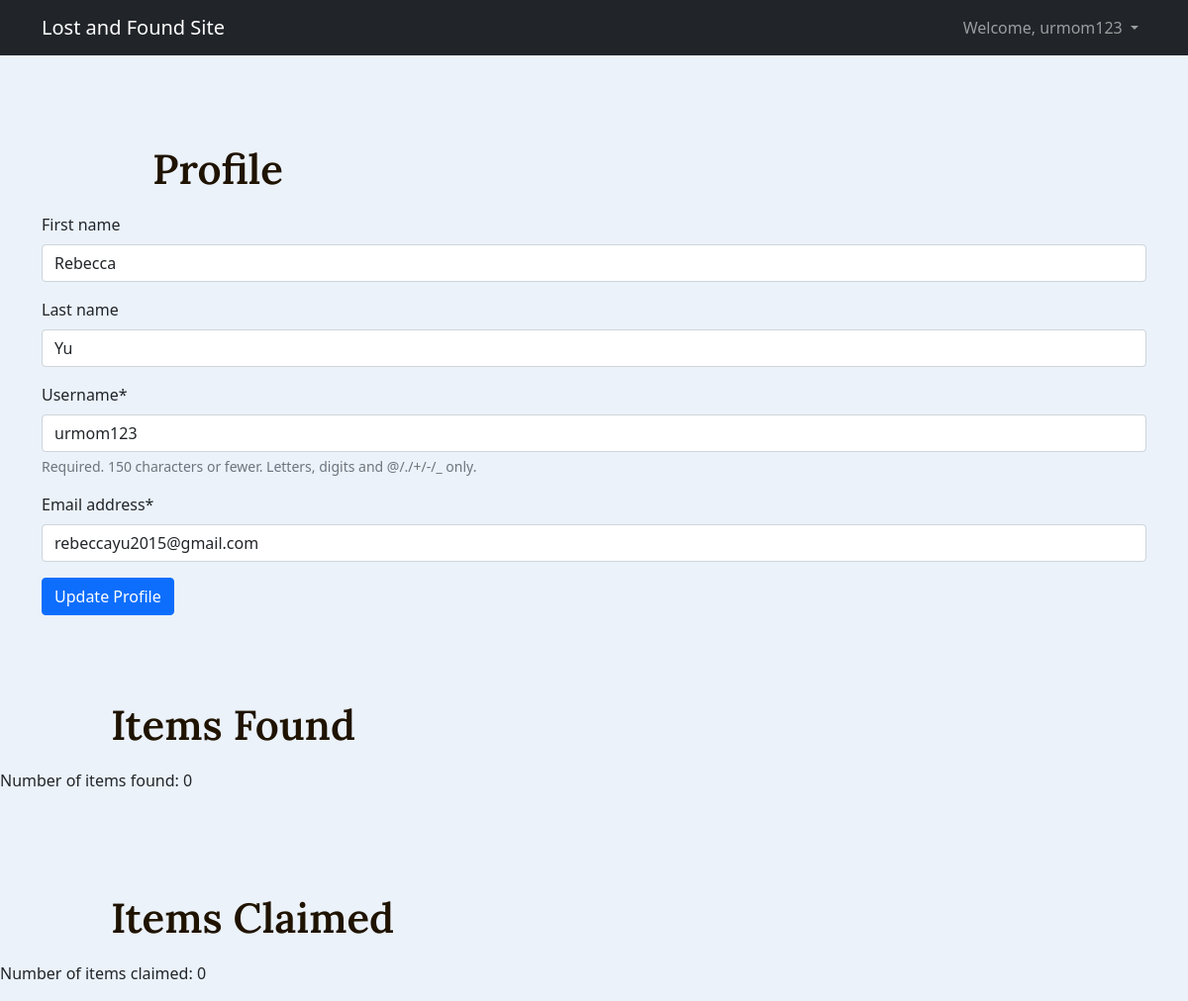
Page /profile/ (signed in) on the earlier database version.
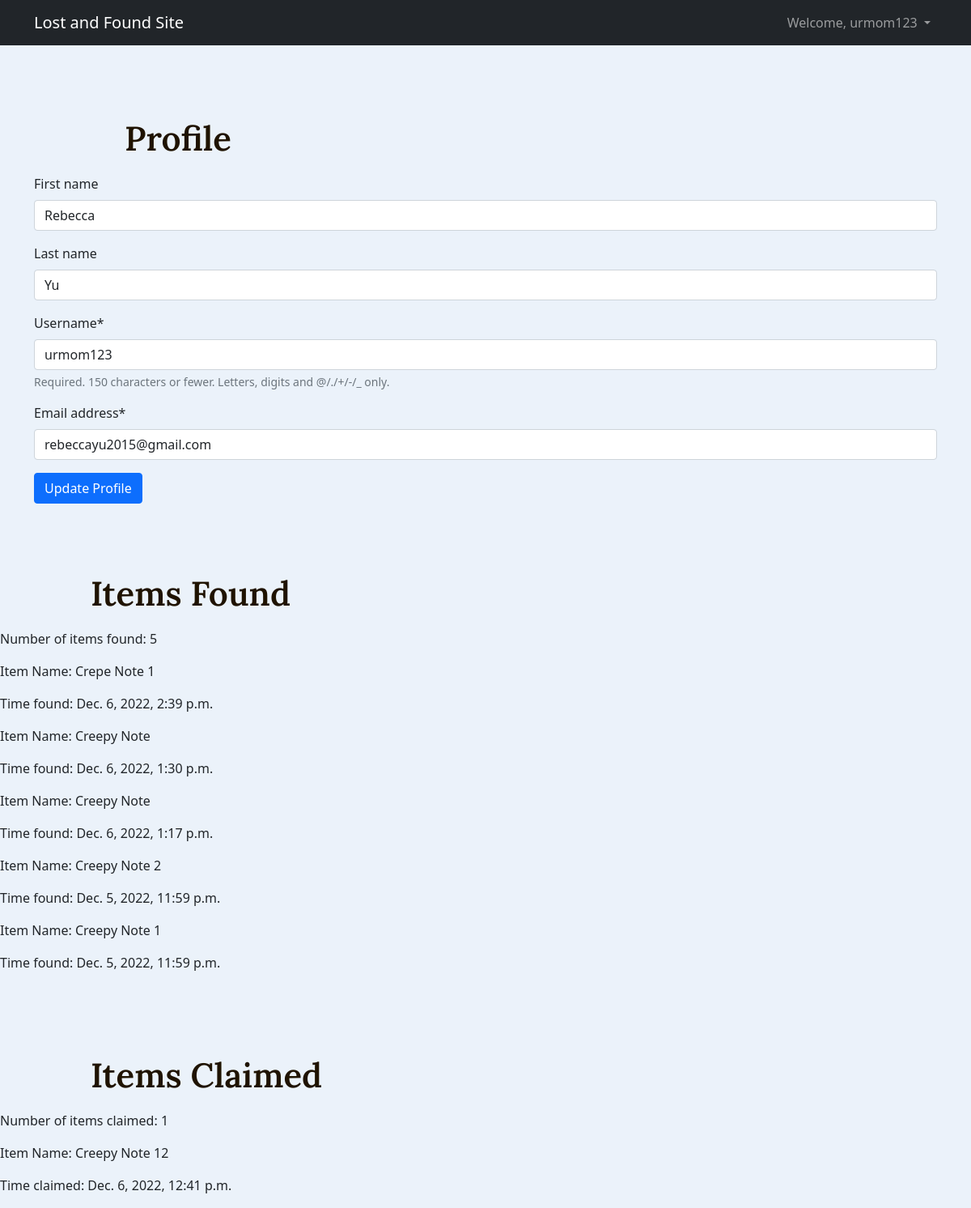
Same page on the later database version.
### main/models.py (models this page shows)
class Item(models.Model):
    item_id = models.AutoField(primary_key=True)
    item_name = models.CharField(max_length=100)
    curr_user = models.ForeignKey(User, on_delete=models.CASCADE, related_name='curr')
    time_found = models.DateTimeField(auto_now_add=True)
    where_found = models.CharField(max_length=100)
    where_left = models.CharField(max_length=100)
    description = models.TextField(max_length=1000)
    image = models.ImageField(upload_to='items/')
    claim_user = models.ForeignKey(User, on_delete=models.CASCADE, related_name='claim', null=True, blank=True)
    time_claimed = models.DateTimeField(null=True, blank=True)
    status = models.CharField(max_length=50)

### users/views.py (the view)
# urls.py: path('profile/', views.profile, name='profile')
@login_required(login_url='/login/')
def profile(request):
    if request.method == 'POST':
        form = UserUpdateForm(request.POST, instance=request.user)
        if form.is_valid():
            form.save()
            messages.success(request, "Profile updated successfully.")
            return redirect('profile')
    else:
        form = UserUpdateForm(instance=request.user)
    items_found = Item.objects.filter(curr_user=request.user)
    items_claimed = Item.objects.filter(status="Claimed").filter(claim_user=request.user) | Item.objects.filter(status="Verified").filter(claim_user=request.user)
    context = {
        'form': form,
        'items_found': items_found,
        'items_claimed': items_claimed
    }
    return render(request, 'registration/profile.html', context)

### users/forms.py
class UserUpdateForm(UserChangeForm):
    class Meta:
        model = User
        fields = ['first_name', 'last_name', 'username', 'email', 'password']
    def __init__(self, *args, **kwargs):
        super(UserChangeForm, self).__init__(*args, **kwargs)
        self.fields['password'].help_text = 'Raw passwords are not stored, so you cannot update your password here.'
        self.fields['email'].required = True
        self.fields['password'].required = True

### users/templates/registration/profile.html (shortened to what this page needs)
{% extends "base.html" %}
{% load static %}
{% load widget_tweaks %}
{% load crispy_forms_tags %}
{% block content %}
<div class="container">
  <h1 id="page-title">Profile</h1>
  <form class="needs-validation" name="login" action="" method="POST" enctype="multipart/form-data" novalidate>
    {{ form|crispy }}
    <button class="btn btn-primary" type="submit">Update Profile</button>
  </form>
</div>
<h2 id="page-title">
    Items Found
</h2>
<p>Number of items found: {{ items_found | length }}</p>
{% for item in items_found reversed %}
<p>Item Name: {{ item.item_name }}</p>
<p>Time found: {{ item.time_found }}</p>
{% endfor %}
<h2 id="page-title">
    Items Claimed
</h2>
<p>Number of items claimed: {{ items_claimed | length }}</p>
{% for item in items_claimed reversed %}
<p>Item Name: {{ item.item_name }}</p>
<p>Time claimed: {{ item.time_claimed }}</p>
{% endfor %}
{% endblock %}

### templates/base.html (shortened to what this page needs)
{% load static %}
<!DOCTYPE html>
<html lang="en">
  <head>
    <link rel="stylesheet" href="https://cdn.jsdelivr.net/npm/bootstrap-icons@1.3.0/font/bootstrap-icons.css" />
    <link href="https://cdn.jsdelivr.net/npm/bootstrap@5.0.2/dist/css/bootstrap.min.css" rel="stylesheet">
    <link rel="stylesheet" href="{% static 'css/style.css' %}">
  </head>
  <body>
    <nav class="navbar navbar-expand-lg navbar-dark bg-dark fixed-top">
      <div class="container">
        <a class="navbar-brand" href="{% url 'item_list' %}">Lost and Found Site</a>
        <div class="collapse navbar-collapse" id="navmenu">
          <ul class="navbar-nav ms-auto">
            {% if user.is_authenticated %}
              <li class="nav-item dropdown">
                <a class="nav-link dropdown-toggle" role="button" id="navbarDropdown" data-bs-toggle="dropdown">
                  Welcome, {{ user.username }}
                </a>
              </li>
            {% endif %}
          </ul>
        </div>
      </div>
    </nav>
    {% block content %}
    {% endblock %}
  </body>
</html>

### static/css/style.css (style rules this page uses)
body::before { display: block; content: ''; height: 60px }

### templates/base.html (style rules this page uses)
body { background: #EBF2FA }
#page-title { padding-left: 112px; padding-top: 75px; font-family: 'Lora'; font-style: normal; font-size: 42px; line-height: 72px; font-weight: 600; color: #1F1300; display: block; }

Differences in the rows shown:
added Item: item_name "Crepe Note 1", time_found "Dec. 6, 2022, 2:39 p.m.", shown under "Items Found"
added Item: item_name "Creepy Note", time_found "Dec. 6, 2022, 1:30 p.m.", shown under "Items Found"
added Item: item_name "Creepy Note", time_found "Dec. 6, 2022, 1:17 p.m.", shown under "Items Found"
added Item: item_name "Creepy Note 2", time_found "Dec. 5, 2022, 11:59 p.m.", shown under "Items Found"
added Item: item_name "Creepy Note 1", time_found "Dec. 5, 2022, 11:59 p.m.", shown under "Items Found"
added Item: item_name "Creepy Note 12", time_claimed "Dec. 6, 2022, 12:41 p.m.", shown under "Items Claimed"
Other differences:
{{ items_found | length }}: "0" → "5"
{{ items_claimed | length }}: "0" → "1"
